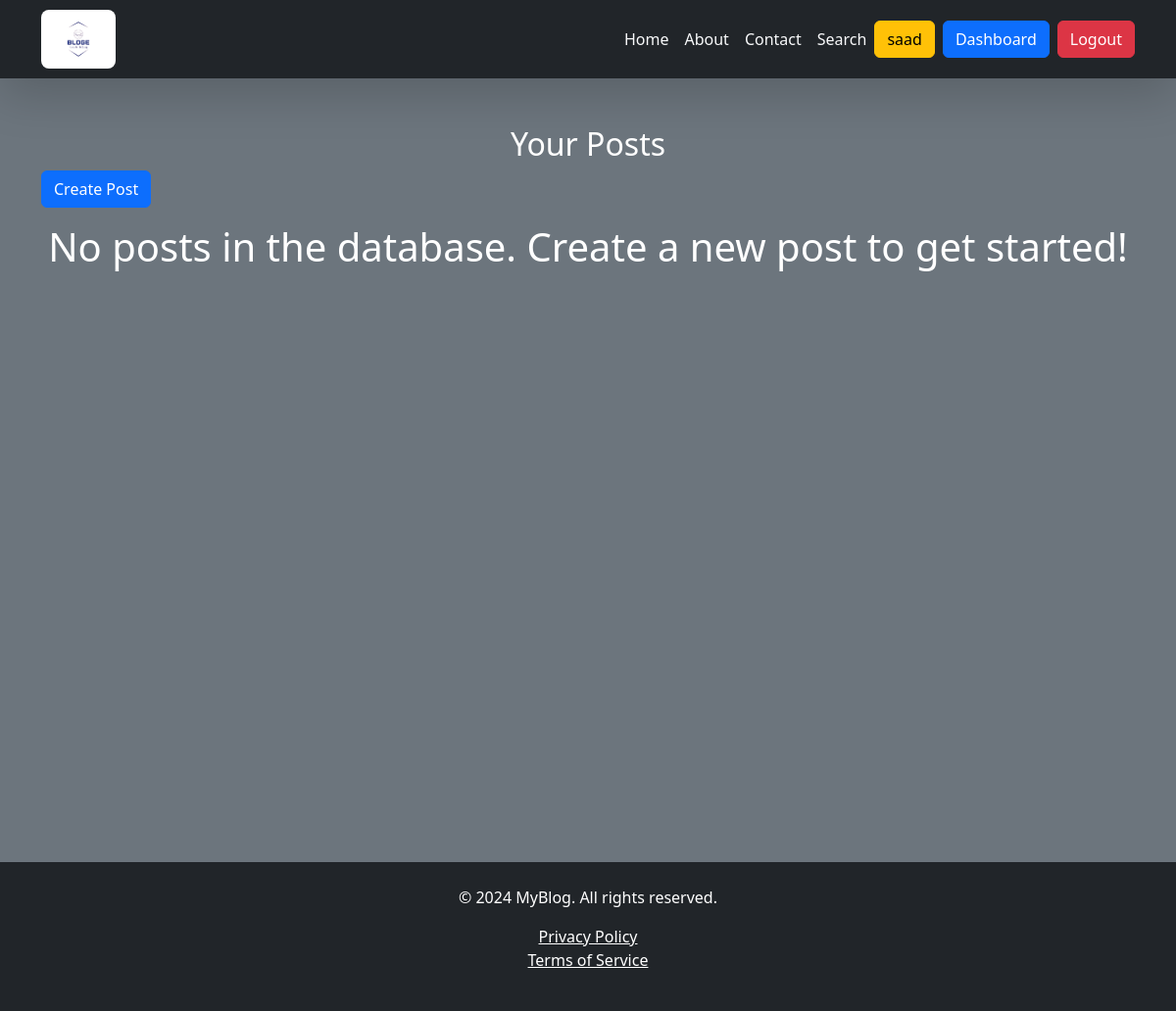
Before: /dashboard/ (signed in) with the older database file.
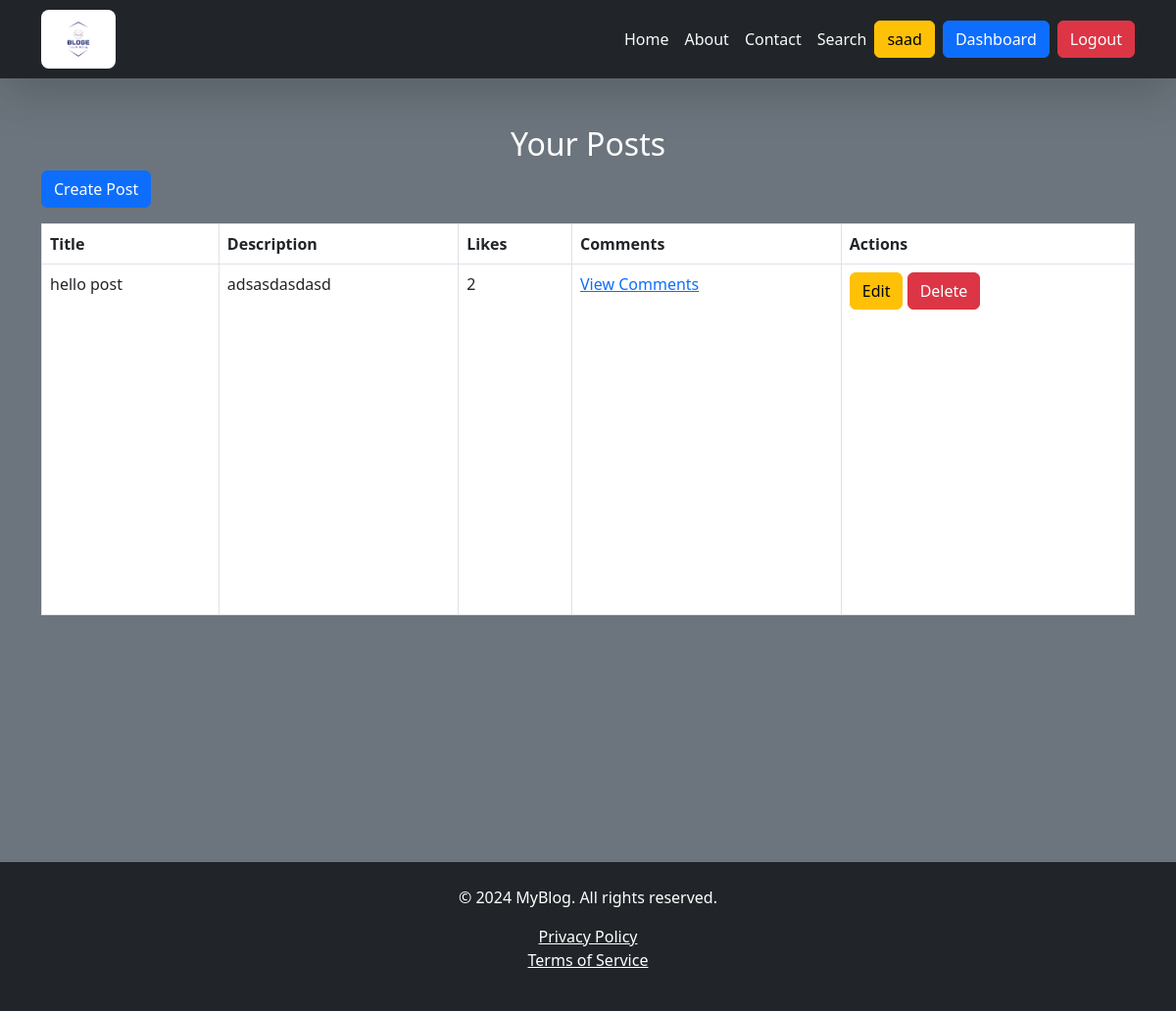
After: the same page with the newer database file.
### blog/models.py (models this page shows, shortened)
class Post(models.Model):
    title = models.CharField(max_length=255)
    description = models.TextField()
    image = models.ImageField(upload_to='post_images/', blank=True, null=True)
    created_at = models.DateTimeField(auto_now_add=True)
    user = models.ForeignKey(User, on_delete=models.CASCADE)  # Add this line

### blog/views.py (the view)
# urls.py: path('dashboard/', views.dashboard, name='dashboard'),
@login_required
def dashboard(request):
    posts = Post.objects.filter(user=request.user)  # Fetch posts of the logged-in user
    return render(request, 'blog/dashboard.html', {'posts': posts})

### templates/blog/dashboard.html (shortened to what this page needs)
{% extends "base.html" %}
{% block content %}
<div class="container bg-secondary text-white" style="height:100vh;";>
    <h2 class="text-center pt-5">Your Posts</h2>
    <a href="{% url 'create_post' %}" class="btn btn-primary mb-3">Create Post</a>
    {% if posts %}
    <table class="table table-bordered text-white" style="height:50vh;">
        <thead>
            <tr>
                <th>Title</th>
                <th>Description</th>
                <th>Likes</th>
                <th>Comments</th>
                <th>Actions</th>
            </tr>
        </thead>
        <tbody>
            {% for post in posts %}
            <tr>
                <td>{{ post.title }}</td>
                <td>{{ post.description|truncatewords:15 }}</td>
                <td>{{ post.likes.count }}</td>
                <td>
                    <a href="{% url 'post_comments' post.id %}">View Comments</a>
                </td>
                <td>
                    <a href="{% url 'update_post' post.id %}" class="btn btn-warning">Edit</a>
                    <form method="GET" action="{% url 'delete_post' post.id %}" style="display:inline;">
                        <button type="submit" class="btn btn-danger">Delete</button>
                    </form>
                </td>
            </tr>
            {% endfor %}
        </tbody>
    </table>
    {% else %}
    <h1 class="text-center" style="height:38.7vh;">No posts in the database. Create a new post to get started!</h1>
    {% endif %}
</div>
{% endblock content %}

Changed rows visible on the page:
added Post: title "hello post", description "adsasdasdasd", likes.count "2"
Other visible differences:
text no longer shown: "No posts in the database. Create a new post to get started!"
text now shown: "Title Description Likes Comments Actions"
